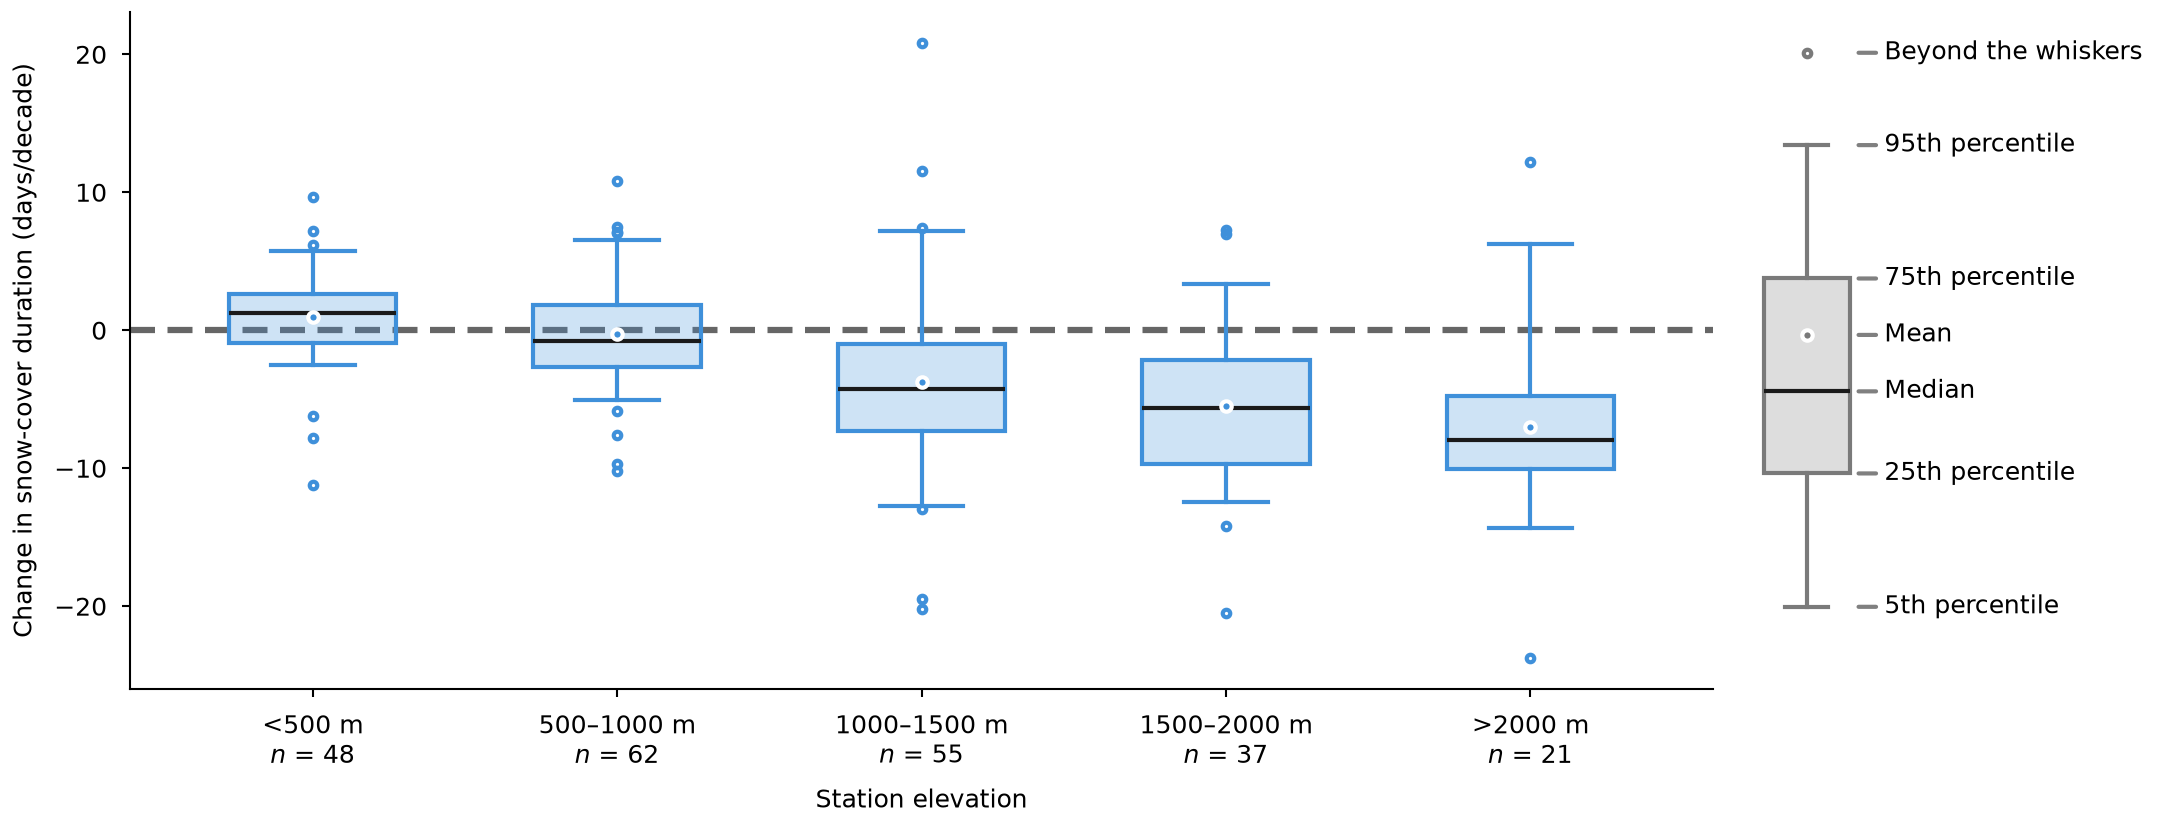

This figure's Python source:
"""Box plot with the whisker rule fixed in code and drawn in a key beside the plot.

Synthetic data. Writes snippet.png next to this file.
"""

import os
from pathlib import Path

import matplotlib.pyplot as plt
import numpy as np
from matplotlib.colors import to_rgba

MM = 1 / 25.4
STYLE_DIR = Path(__file__).resolve().parent / "../../../styles"
# (band, stations, mean, spread); mean and spread in days per decade
BANDS = [
    ("<500 m", 48, 1.5, 3.0),
    ("500–1000 m", 62, -0.8, 3.4),
    ("1000–1500 m", 55, -3.1, 3.8),
    ("1500–2000 m", 37, -5.2, 4.4),
    (">2000 m", 21, -6.8, 5.0),
]
WHIS = (5, 95)  # whisker ends, as percentiles
COLOR = "C0"
BOX_WIDTH = 0.55


def box_props(color):
    """Style for one box: pale fill, colored outline and whiskers, dark median."""
    return {
        "patch_artist": True,
        "boxprops": {"facecolor": to_rgba(color, 0.25), "edgecolor": color},
        "medianprops": {"color": "0.1"},
        "whiskerprops": {"color": color},
        "capprops": {"color": color},
        "meanprops": {"marker": "o", "markersize": 2.5, "markerfacecolor": color,
                      "markeredgecolor": "white"},
        "flierprops": {"marker": "o", "markersize": 1.8, "markerfacecolor": "none",
                       "markeredgecolor": color},
    }


def boxplot(ax, samples):
    ax.axhline(0, color="0.4", linestyle=(0, (4, 2)), zorder=0)
    ax.boxplot(samples, positions=range(len(BANDS)), widths=BOX_WIDTH, whis=WHIS,
               showmeans=True, **box_props(COLOR))
    labels = [f"{name}\n$n$ = {values.size}" for (name, *_), values in zip(BANDS, samples)]
    ax.set_xticks(range(len(BANDS)), labels=labels)
    ax.set_xlim(-0.6, len(BANDS) - 0.4)
    ax.set(xlabel="Station elevation", ylabel="Change in snow-cover duration (days/decade)")


def box_key(ax):
    """One example box with each element named, in the same style as the plot."""
    stats = {"whislo": -2.2, "q1": -0.9, "med": -0.1, "mean": 0.45, "q3": 1.0,
             "whishi": 2.3, "fliers": [3.2]}
    ax.bxp([stats], positions=[0], widths=0.5, showmeans=True, **box_props("#7a7a7a"))
    names = [("fliers", "Beyond the whiskers"), ("whishi", f"{WHIS[1]}th percentile"),
             ("q3", "75th percentile"), ("mean", "Mean"), ("med", "Median"),
             ("q1", "25th percentile"), ("whislo", f"{WHIS[0]}th percentile")]
    for key, text in names:
        y = stats[key][0] if key == "fliers" else stats[key]
        ax.annotate(text, xy=(0.3, y), xytext=(0.45, y), va="center",
                    arrowprops={"arrowstyle": "-", "color": "0.5",
                                "shrinkA": 0, "shrinkB": 0})
    ax.set_xlim(-0.4, 1.9)
    ax.set_ylim(-3.0, 3.6)
    ax.axis("off")


def main():
    rng = np.random.default_rng(4)
    samples = [mean + spread * rng.standard_t(5, n) for _, n, mean, spread in BANDS]
    default = STYLE_DIR / "default.mplstyle"
    sheets = [default] if default.is_file() else []
    if selected := os.environ.get("CEDALION_STYLE"):
        sheet = Path(selected).expanduser()
        sheets.append(sheet if sheet.is_file() else STYLE_DIR / (selected.removesuffix(".mplstyle") + ".mplstyle"))
    width_mm = float(os.environ.get("CEDALION_WIDTH_MM", 183))
    with plt.style.context(sheets):
        fig, (ax, key) = plt.subplots(1, 2, figsize=(width_mm * MM, 70 * MM),
                                      gridspec_kw={"width_ratios": [4, 1]},
                                      layout="constrained")
        boxplot(ax, samples)
        box_key(key)
        fig.savefig(os.environ.get("CEDALION_SNIPPET_PNG", Path(__file__).with_name("snippet.png")), dpi=300)
        plt.close(fig)


if __name__ == "__main__":
    main()
